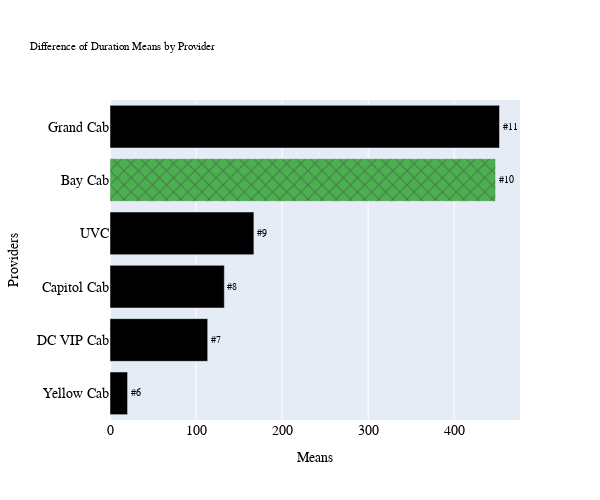

The notebook cell saved with this chart:
### Code cell
# change plot size, text font, marker shape, and color 
if duration_ranking[chosen] < 6:
    bottom_top_index = [0,5]
elif duration_ranking[chosen] >= 6:
    bottom_top_index = [5,11]

fig2 = go.Figure()
fig2.add_trace(go.Bar(x= duration_data.values[bottom_top_index[0]:bottom_top_index[1]], y= duration_data.keys()[bottom_top_index[0]:bottom_top_index[1]],orientation= 'h',
                      text = [f'#{duration_ranking[i]}' for i in duration_data.keys()][bottom_top_index[0]:bottom_top_index[1]], textposition="outside",marker_pattern_shape = design_matrix ))
fig2.update_traces(marker = dict(color = color_matrix), textfont=dict(family="verdana, sans-serif", size=10))
fig2.update_layout(
    height = 500,
    width = 600,
    title = "Difference of Duration Means by Provider",
    xaxis=dict(
        title='Means',
        title_font=dict(size=14, family="verdana, sans-serif"),
        tickfont=dict(size=14, family="verdana, sans-serif")  # Set the font size of the tick labels
    ),
    yaxis=dict(
        title='Providers',
        title_font=dict(size=14, family="verdana, sans-serif"),
        tickfont=dict(size=14, family="verdana, sans-serif")  # Set the font size of the tick labels
    ),
    font=dict(family="verdana, sans-serif", size=8, color="Black")
)

### Figure 1 — Plotly figure (JSON) as saved in the notebook; plotly's stock layout.template omitted (floating-point values rounded to 4 significant figures)
{"data": [{"marker": {"color": ["#000000", "#000000", "#000000", "#000000", "#4CAF50", "#000000"], "pattern": {"shape": ["", "", "", "", "x", ""]}}, "orientation": "h", "text": ["#6", "#7", "#8", "#9", "#10", "#11"], "textfont": {"family": "verdana, sans-serif", "size": 10}, "textposition": "outside", "type": "bar", "x": [20.42, 113.5, 132.8, 167.2, 448.1, 452.6], "y": ["Yellow Cab", "DC VIP Cab", "Capitol Cab", "UVC", "Bay Cab", "Grand Cab"]}], "layout": {"font": {"color": "Black", "family": "verdana, sans-serif", "size": 8}, "height": 500, "title": {"text": "Difference of Duration Means by Provider"}, "width": 600, "xaxis": {"tickfont": {"family": "verdana, sans-serif", "size": 14}, "title": {"font": {"family": "verdana, sans-serif", "size": 14}, "text": "Means"}}, "yaxis": {"tickfont": {"family": "verdana, sans-serif", "size": 14}, "title": {"font": {"family": "verdana, sans-serif", "size": 14}, "text": "Providers"}}}}
